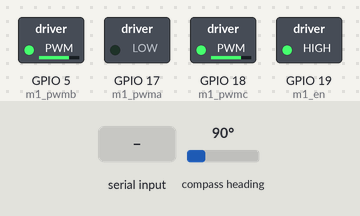
Bench run of a sketch on a simulated ESP32. Shown: switched loads named in the sketch (green lamp = pin HIGH). Wiring (inferred from the names in the program): AS5600 angle sensor at I2C address 0x36. The test bench sets the inputs (shaded band); at power-on: compass heading 90°. What the sketch prints to the serial monitor is not drawn.

Above: at 5.2 s.
5.3 s: compass heading set to 7°
At 6.5 s:
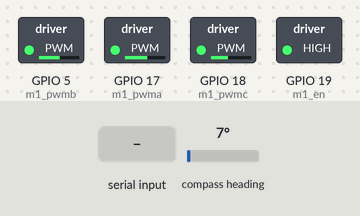
6.8 s: "1\n" received over Serial
At 7.7 s:
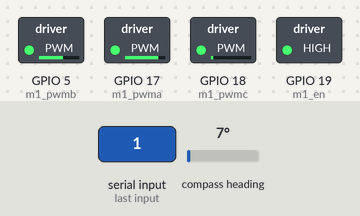
8.3 s: compass heading set to 180°
At 8.7 s:
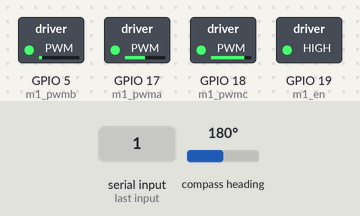
9.8 s: compass heading set to 269°
At 11.0 s:
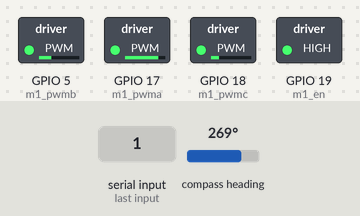
11.3 s: compass heading set to 352°
At 12.3 s:
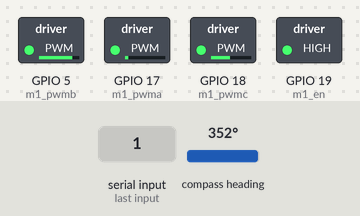
12.8 s: compass heading set to 4°
At 13.4 s:
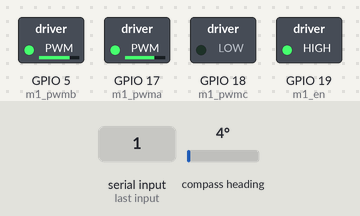
Timing chart, 0 to 15.3 s (numbered marks = the images above; inputs shaded):
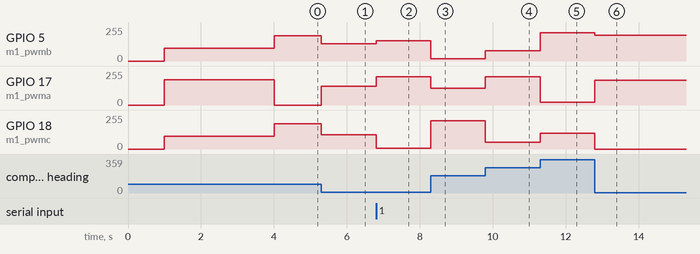

The sketch:

sketch_jan5a.ino
```cpp
#include "AS5600.h"


//PWM输出引脚定义
//IO 宏
#define m1_pwma 17
#define m1_pwmb 5
#define m1_pwmc 18
#define m1_en 19

#define m2_pwma 17
#define m2_pwmb 5
#define m2_pwmc 18
#define m2_en 25

//初始变量及函数定义
#define _constrain(amt,low,high) ((amt)<(low)?(low):((amt)>(high)?(high):(amt)))
//宏定义实现的一个约束函数,用于限制一个值的范围。
//具体来说，该宏定义的名称为 _constrain，接受三个参数 amt、low 和 high，分别表示要限制的值、最小值和最大值。该宏定义的实现使用了三元运算符，根据 amt 是否小于 low 或大于 high，返回其中的最大或最小值，或者返回原值。
//换句话说，如果 amt 小于 low，则返回 low；如果 amt 大于 high，则返回 high；否则返回 amt。这样，_constrain(amt, low, high) 就会将 amt 约束在 [low, high] 的范围内。
float voltage_limit = 10;
float voltage_power_supply = 12;
float shaft_angle=0,open_loop_timestamp=0;
float zero_electric_angle=0,Ualpha,Ubeta=0,Ua=0,Ub=0,Uc=0,dc_a=0,dc_b=0,dc_c=0;
#define _3PI_2 4.71238898038f

int PP=7,DIR=-1;

// 电角度求解
float _electricalAngle(){
  return  _normalizeAngle((float)(DIR *  PP) * getAngle_Without_track()-zero_electric_angle);
}

// 归一化角度到 [0,2PI]
float _normalizeAngle(float angle){
  float a = fmod(angle, 2*PI);   //取余运算可以用于归一化，列出特殊值例子算便知
  return a >= 0 ? a : (a + 2*PI);
  //三目运算符。格式：condition ? expr1 : expr2
  //其中，condition 是要求值的条件表达式，如果条件成立，则返回 expr1 的值，否则返回 expr2 的值。可以将三目运算符视为 if-else 语句的简化形式。
  //fmod 函数的余数的符号与除数相同。因此，当 angle 的值为负数时，余数的符号将与 _2PI 的符号相反。也就是说，如果 angle 的值小于 0 且 _2PI 的值为正数，则 fmod(angle, _2PI) 的余数将为负数。
  //例如，当 angle 的值为 -PI/2，_2PI 的值为 2PI 时，fmod(angle, _2PI) 将返回一个负数。在这种情况下，可以通过将负数的余数加上 _2PI 来将角度归一化到 [0, 2PI] 的范围内，以确保角度的值始终为正数。
}


// 设置PWM到控制器输出
void setPwm(float Ua, float Ub, float Uc) {

  Ua = _constrain(Ua,0.0f,voltage_limit);
  Ub = _constrain(Ub,0.0f,voltage_limit);
  Uc = _constrain(Uc,0.0f,voltage_limit);

  // 计算占空比
  // 限制占空比从0到1
  dc_a = _constrain(Ua / voltage_power_supply, 0.0f , 1.0f );
  dc_b = _constrain(Ub / voltage_power_supply, 0.0f , 1.0f );
  dc_c = _constrain(Uc / voltage_power_supply, 0.0f , 1.0f );

  //写入PWM到PWM 0 1 2 通道
  digitalWrite(m1_en,HIGH);
  ledcWrite(m1_pwma, dc_a*255);
  ledcWrite(m1_pwmb, dc_b*255);
  ledcWrite(m1_pwmc, dc_c*255);
}
/*Fuction:传入Uq、Ud
 *经过帕克逆变换和克拉肯逆变换
 *得到三相电压Ua,Ub,Uc
*/
void setPhaseVoltage(float Uq,float Ud, float angle_el) {
  angle_el = _normalizeAngle(angle_el + zero_electric_angle);
  // 帕克逆变换
  Ualpha =  -Uq*sin(angle_el);
  Ubeta =   Uq*cos(angle_el);

  // 克拉克逆变换
  Ua = Ualpha + voltage_power_supply/2;
  Ub = (sqrt(3)*Ubeta-Ualpha)/2 + voltage_power_supply/2;
  Uc = (-Ualpha-sqrt(3)*Ubeta)/2 + voltage_power_supply/2;
  setPwm(Ua,Ub,Uc);
}

void setup() {
  // put your setup code here, to run once:
  Serial.begin(115200);
  //PWM设置
  pinMode(m1_pwma, OUTPUT);
  pinMode(m1_pwmb, OUTPUT);
  pinMode(m1_pwmc, OUTPUT);
  pinMode(m1_en,OUTPUT);

  ledcAttach(m1_pwma,40000,8);
  ledcAttach(m1_pwmb,40000,8);
  ledcAttach(m1_pwmc,40000,8);

  Serial.println("完成PWM初始化设置");

  BeginSensor();        //I2C通讯初始化
  setPhaseVoltage(3, 0,_3PI_2);

  delay(3000);

  zero_electric_angle=_electricalAngle();

  setPhaseVoltage(0, 0,_3PI_2);
  Serial.print("0电角度：");Serial.println(zero_electric_angle);
}


//==============串口接收==============
float motor_target;
int commaPosition;
String serialReceiveUserCommand() {

  // a string to hold incoming data
  static String received_chars;

  String command = "";

  while (Serial.available()) {
    // get the new byte:
    char inChar = (char)Serial.read();
    // add it to the string buffer:
    received_chars += inChar;

    // end of user input
    if (inChar == '\n') {

      // execute the user command
      command = received_chars;

      commaPosition = command.indexOf('\n');//检测字符串中的逗号
      if(commaPosition != -1)//如果有逗号存在就向下执行
      {
          motor_target = command.substring(0,commaPosition).toDouble();            //电机角度
          Serial.println(motor_target);
      }
      // reset the command buffer
      received_chars = "";
    }
  }
  return command;
}


void loop() {
  // put your main code here, to run repeatedly:
Serial.println(String(getAngle()) + "," + String(motor_target));
  float Sensor_Angle=getAngle();
  float Kp=0.133;
  setPhaseVoltage(_constrain(   Kp*(motor_target-DIR*Sensor_Angle)*180/PI,-6,6  ),0,_electricalAngle());
  serialReceiveUserCommand();

}
```

AS5600.cpp
```cpp
// (licence header left out)
#include "Wire.h"
#include "AS5600.h"
#include <Arduino.h>

int _raw_ang_hi = 0x0c;
int _raw_ang_lo = 0x0d;
int _ams5600_Address = 0x36;
int ledtime = 0;
int32_t full_rotations=0; // full rotation tracking;
float angle_prev=0;

void BeginSensor() {
  Wire.begin(4,16, 400000UL);
  delay(1000);
}
//readTwoBytes(int in_adr_hi, int in_adr_lo)这段代码是一个函数，其目的是从I2C设备（在代码中的变量名为_ams5600_Address）中读取两个字节数据，并将其合并成一个16位的无符号整数返回。
//具体来说，函数接受两个整型参数in_adr_hi和in_adr_lo，它们用于指定需要读取的两个字节数据的地址。函数中首先通过Wire库开始I2C传输，向设备写入in_adr_lo和in_adr_hi分别作为数据地址，然后读取相应的字节数据。
//在每个Wire.requestFrom()调用之后，通过一个while循环等待数据接收完毕。然后读取接收到的低字节和高字节，并使用位运算将它们合并成一个16位的无符号整数。
//最后，返回合并后的整数。如果读取过程中出现错误或者函数没有成功读取到数据，则函数返回-1。
word readTwoBytes(int in_adr_hi, int in_adr_lo)
{
  word retVal = -1;

  /* 读低位 */
  Wire.beginTransmission(_ams5600_Address);
  Wire.write(in_adr_lo);
  Wire.endTransmission();
  Wire.requestFrom(_ams5600_Address, 1);
  while(Wire.available() == 0);
  int low = Wire.read();

  /* 读高位 */
  Wire.beginTransmission(_ams5600_Address);
  Wire.write(in_adr_hi);
  Wire.endTransmission();
  Wire.requestFrom(_ams5600_Address, 1);
  while(Wire.available() == 0);
  int high = Wire.read();

  retVal = (high << 8) | low;

  return retVal;
}
/*Function: 获得原始数据
 *Note:
*/
word getRawAngle()
{
  return readTwoBytes(_raw_ang_hi, _raw_ang_lo);
}
/*Function: 获得原始数据
 *Note:
*/
float getAngle_Without_track()
{
  return getRawAngle()*0.08789* PI / 180;    //得到弧度制的角度
}
/*Function: 获得角度
 *Note:
*/
float getAngle()
{
    float val = getAngle_Without_track();
    float d_angle = val - angle_prev;
    //计算旋转的总圈数
    //通过判断角度变化是否大于80%的一圈(0.8f*6.28318530718f)来判断是否发生了溢出，如果发生了，则将full_rotations增加1（如果d_angle小于0）或减少1（如果d_angle大于0）。
    if(abs(d_angle) > (0.8f*6.28318530718f) ) full_rotations += ( d_angle > 0 ) ? -1 : 1;
    angle_prev = val;
    return (float)full_rotations * 6.28318530718f + angle_prev;

}
```

AS5600.h
```cpp
void BeginSensor();
float getAngle();
float getAngle_Without_track();
```

Measured:
- after the input at 5.3 s, GPIO 5 (m1_pwmb): 190/255 → 130/255 at once; GPIO 17 (m1_pwma): 0/255 → 141/255 at once; GPIO 18 (m1_pwmc): 190/255 → 108/255 at once
- after the input at 6.8 s, GPIO 5 (m1_pwmb): 130/255 → 151/255 at once; GPIO 17 (m1_pwma): 141/255 → 211/255 at once; GPIO 18 (m1_pwmc): 108/255 → 6/255 at once
- after the input at 8.3 s, GPIO 5 (m1_pwmb): 151/255 → 17/255 at once; GPIO 17 (m1_pwma): 211/255 → 127/255 at once; GPIO 18 (m1_pwmc): 6/255 → 211/255 at once
- after the input at 9.8 s, GPIO 5 (m1_pwmb): 17/255 → 78/255 at once; GPIO 17 (m1_pwma): 127/255 → 211/255 at once; GPIO 18 (m1_pwmc): 211/255 → 50/255 at once
- after the input at 11.3 s, GPIO 5 (m1_pwmb): 78/255 → 211/255 at once; GPIO 17 (m1_pwma): 211/255 → 21/255 at once; GPIO 18 (m1_pwmc): 50/255 → 119/255 at once
- after the input at 12.8 s, GPIO 5 (m1_pwmb): 211/255 → 194/255 at once; GPIO 17 (m1_pwma): 21/255 → 185/255 at once; GPIO 18 (m1_pwmc): 119/255 → 0/255 at once
